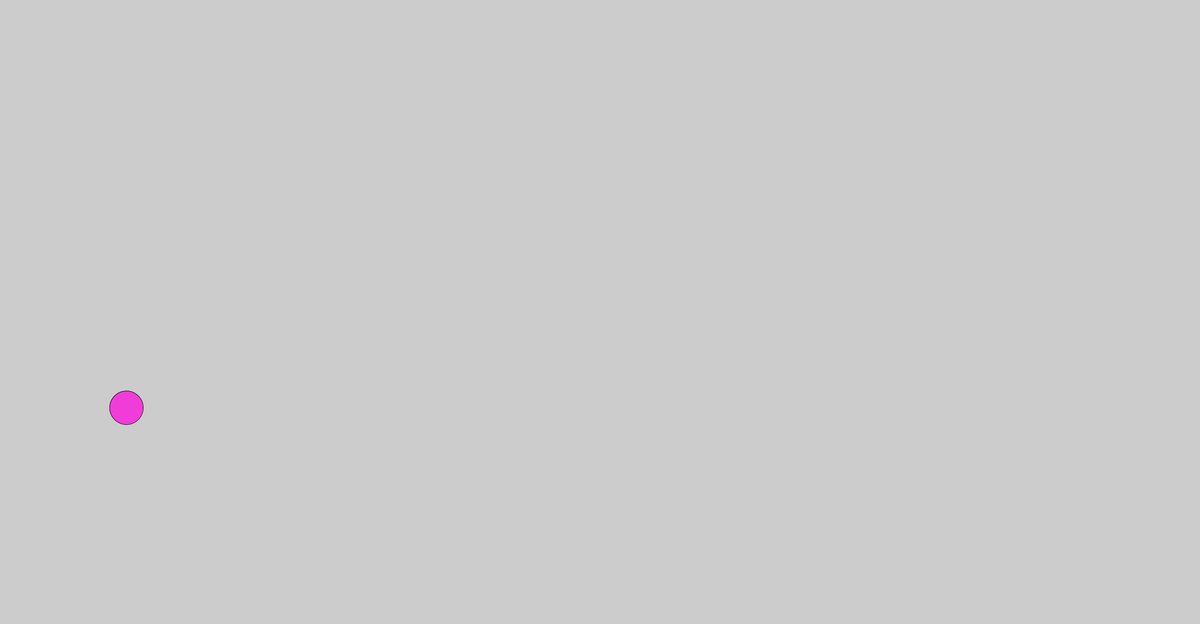
Frame 1 (no input)
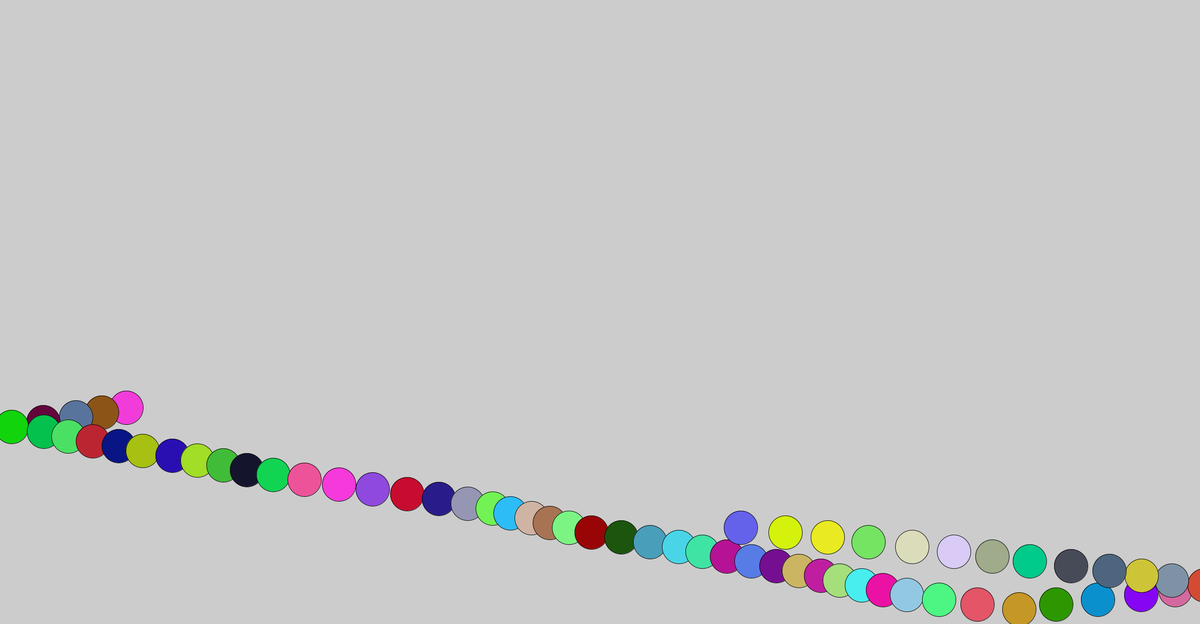
Frame 60 (the mouse pressed at the canvas centre just before this capture)
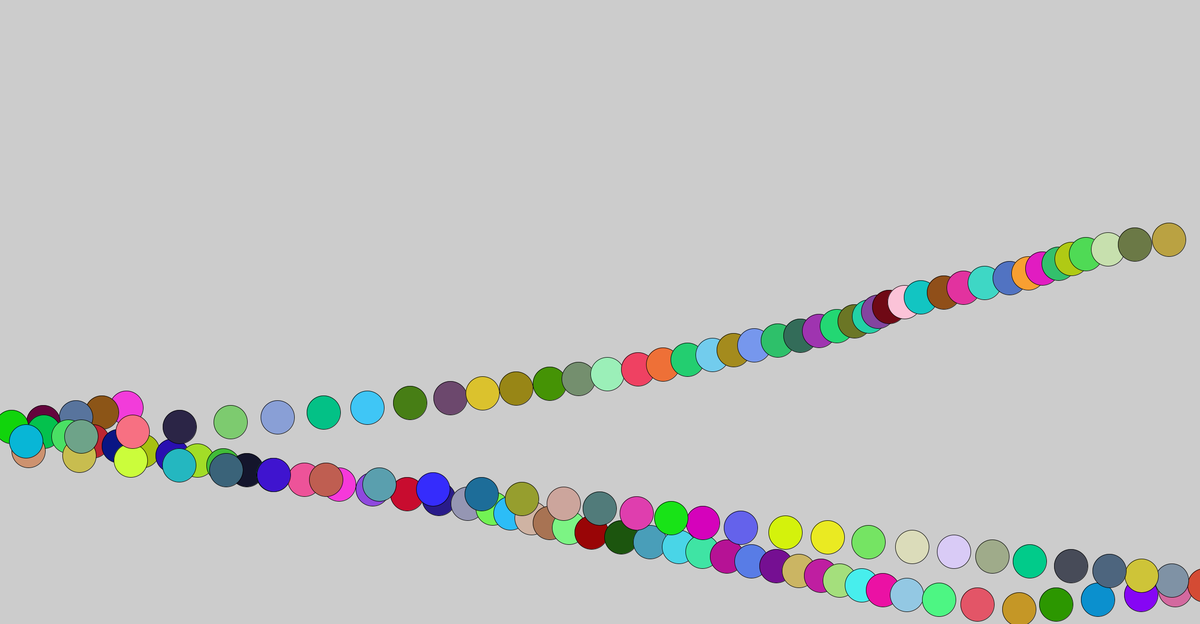
Frame 120 (the mouse held since frame 60 and released just before this capture)

The Processing sketch that drew these frames (run headless with seeded random() and noise(); from frame 60 on, the mouse is pressed at the canvas centre):

// Processing sketch: lab2BouncingBall
// ── lab2BouncingBall.pde

int boxwidthstart,boxheightstart,boxwidth,boxheight;
int xspeed = -50;
int yspeed = 10;
int xpos = 263;
int ypos = 849;
int circlesize = 70;
boolean red = false;

void setup()
{
  size(2500,1300);
  
  boxwidthstart = ((int)((width/2)-((float)width*((float)15/100))));
  boxheightstart = ((int)((height/2)-((float)height*((float)15/100))));
  boxheight = ((int)(((float)height)*((float)30/100)));
  boxwidth = ((int)(((float)width)*((float)30/100)));
}

void mousePressed()
{
  if((mouseX > boxwidthstart)&&(mouseX < (width-boxwidthstart))&&(mouseY > boxheightstart)&&(mouseY < (height-boxheightstart)))
  {
  red = !red;
  }
}

void draw()
{
  //background(192);
  
  /*if(red)
  {
    fill(255,0,0);
  }
  else if((mouseX > boxwidthstart)&&(mouseX < (width-boxwidthstart))&&(mouseY > boxheightstart)&&(mouseY < (height-boxheightstart)))
  {
    fill(51,102,153);
  }
  else
  {
    fill(128);
  }
  
  rect(boxwidthstart,boxheightstart,boxwidth,boxheight);*/
  
  xspeed+=(random(20))-10;
  xspeed+=(random(20))-10;
  fill(random(255),random(255),random(255));
  //fill(xpos/20,ypos/20,(xpos+ypos)/20);
  
  if((xpos+(circlesize/2)) >= width || (xpos-(circlesize/2)) <= 0)
  {
    xspeed = xspeed*-1;
  }
  if((ypos+(circlesize/2)) >= height || (ypos-(circlesize/2)) <= 0)
  {
    yspeed = yspeed*-1;
  }
  ellipse(xpos,ypos,circlesize,circlesize);
  xpos+=xspeed;
  ypos+=yspeed;
}
